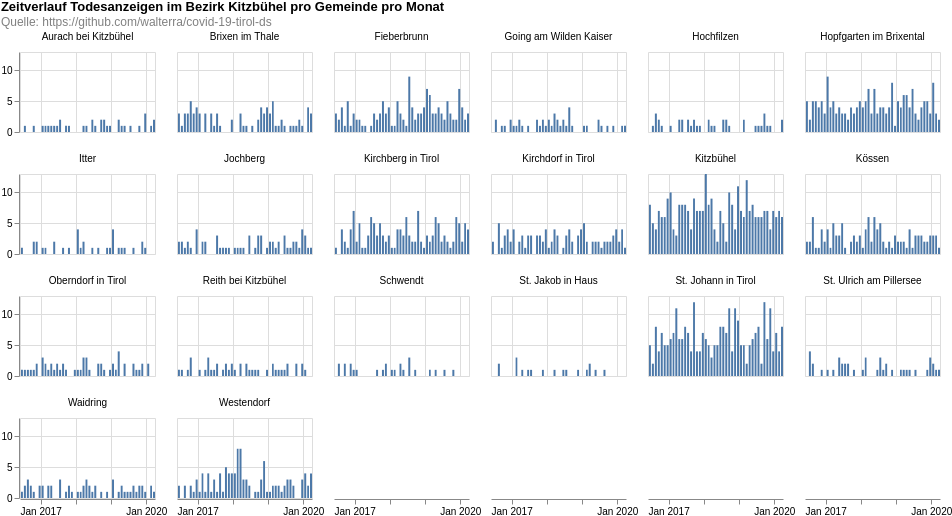

Describe this chart as a Vega-Lite specification.
### Vega-Lite specification from a JSON file in a GitHub repository (floating-point values rounded to 4 significant figures; data arrays with more than 128 entries replaced by an {"elided": "..."} marker saying what was removed)
{"config": {"view": {"continuousWidth": 400, "continuousHeight": 300}}, "data": {"name": "data-53fca3140223f8e87ad129cc74cdb14e"}, "facet": {"type": "nominal", "field": "municipaly", "title": null}, "spec": {"layer": [{"mark": "bar", "encoding": {"tooltip": [{"type": "temporal", "field": "date", "timeUnit": "yearmonth"}, {"type": "quantitative", "aggregate": "sum", "field": "count"}], "x": {"type": "temporal", "field": "date", "timeUnit": "yearmonth", "title": null}, "y": {"type": "quantitative", "aggregate": "sum", "field": "count", "title": null}}, "height": 80, "width": 135}]}, "columns": 6, "padding": 0, "title": {"text": ["Zeitverlauf Todesanzeigen im Bezirk Kitzbühel pro Gemeinde pro Monat"], "subtitle": ["Quelle: https://github.com/walterra/covid-19-tirol-ds"], "color": "black", "subtitleColor": "gray"}, "$schema": "https://vega.github.io/schema/vega-lite/v4.0.2.json", "datasets": {"data-53fca3140223f8e87ad129cc74cdb14e": {"elided": "1862 records"}}}
